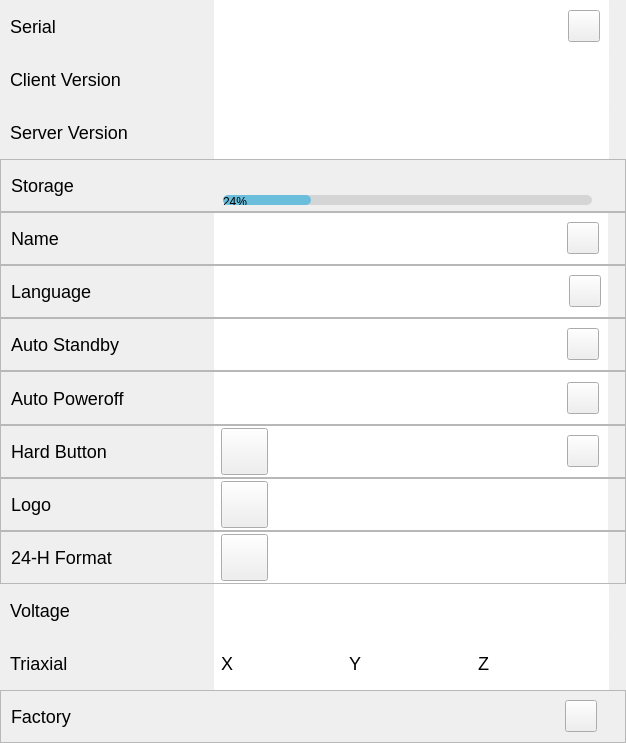
<?xml version="1.0" encoding="UTF-8"?>
<ui version="4.0">
 <class>VSOptionPage</class>
 <widget class="QWidget" name="VSOptionPage">
  <property name="geometry">
   <rect>
    <x>0</x>
    <y>0</y>
    <width>626</width>
    <height>743</height>
   </rect>
  </property>
  <property name="windowTitle">
   <string>Form</string>
  </property>
  <property name="styleSheet">
   <string notr="true">*{
	color: black;
}

QFrame#frame1_serial,QFrame#frame2_client_version,QFrame#frame3_server_version,QFrame#frame4_storage,QFrame#frame5_name,QFrame#frame6_lang,QFrame#frame7_standby,QFrame#frame8_auto_poweroff,QFrame#frame9_hardbutton,QFrame#frame10_logo, QFrame#frame11_24h, QFrame#frame12_voltage,QFrame#frame13_triaxial,QFrame#frame14_restore
{
	/*background-color: rgb(204, 222, 235);*/
	background-color: white;
	border: 0px solid transparent;	
}

QFrame#frame1_serial,QFrame#frame2_client_version,QFrame#frame3_server_version,QFrame#frame4_storage,QFrame#frame5_name,QFrame#frame6_lang,QFrame#frame7_standby,QFrame#frame8_auto_poweroff,QFrame#frame9_hardbutton,QFrame#frame10_logo,QFrame#frame11_24h,QFrame#frame12_voltage,QFrame#frame13_triaxial {
	border-bottom: 1px solid rgb(136, 138, 133);
}

QFrame#frame, QFrame#frame_1, QFrame#frame_2, QFrame#frame_3, QFrame#frame_4, QFrame#frame_5, QFrame#frame_6, QFrame#frame_7, QFrame#frame_8, QFrame#frame_9, QFrame#frame_10, QFrame#frame_11, QFrame#frame_12     {
	/*background-color: rgb(204, 222, 235); */
	background-color: white;
	border-radius: 1px;
}

QLabel {
	/*font: 15pt &quot;WenQuanYi Micro Hei Mono&quot;;*/
	font: 18px ;
}

QPushButton#button_serial, QPushButton#button_lan, QPushButton#button_restore,  QPushButton#button_name, QPushButton#button_standby, QPushButton#button_hard,  QPushButton#button_power {
	border-image: url(:/res/icons/ic_config.png);
	max-width: 30px;
	max-height: 30px;
	min-width: 30px;
	min-height: 30px;
}

QPushButton {
	max-width: 45px;
	max-height: 45px;
	min-width: 45px;
	min-height: 45px;
}

QProgressBar {
	max-height: 10px;
	min-height: 10px;
	border: 0px solid transparent;
	border-radius: 5px;
	/*background-color: #c1c1c1;*/
	background-color: #d5d5d5;
}

QProgressBar::chunk {
	border-radius: 5px;
	background: #6abedb;
}

QLabel#label_time_title_5, QLabel#label_serial_title, QLabel#label_version_title, QLabel#label_server_version_title, QLabel#label_storage_title,
QLabel#label_name_title, QLabel#label_lan_title, QLabel#label_stand_title,  QLabel#label_power_title,  QLabel#label_hardbutton_title,  QLabel#label_ts_title,  QLabel#label_stand_title,  QLabel#label_voltage_title, QLabel#label_triaxial_title, QLabel#label_restore_title {
	/*background-color: rgb(252, 233, 79);*/
	max-width: 125; 
	min-width: 125;
}</string>
  </property>
  <layout class="QVBoxLayout" name="verticalLayout" stretch="1,1,1,1,1,1,1,1,1,1,1,1,1,1">
   <property name="spacing">
    <number>0</number>
   </property>
   <property name="leftMargin">
    <number>0</number>
   </property>
   <property name="topMargin">
    <number>0</number>
   </property>
   <property name="rightMargin">
    <number>0</number>
   </property>
   <property name="bottomMargin">
    <number>0</number>
   </property>
   <item>
    <widget class="ItemFrame" name="frame1_serial">
     <property name="minimumSize">
      <size>
       <width>0</width>
       <height>0</height>
      </size>
     </property>
     <layout class="QHBoxLayout" name="horizontalLayout_21" stretch="2,1,6">
      <property name="leftMargin">
       <number>10</number>
      </property>
      <property name="topMargin">
       <number>0</number>
      </property>
      <property name="rightMargin">
       <number>17</number>
      </property>
      <property name="bottomMargin">
       <number>0</number>
      </property>
      <item>
       <widget class="QLabel" name="label_serial_title">
        <property name="text">
         <string>Serial</string>
        </property>
       </widget>
      </item>
      <item>
       <spacer name="spacer_9">
        <property name="orientation">
         <enum>Qt::Horizontal</enum>
        </property>
        <property name="sizeHint" stdset="0">
         <size>
          <width>259</width>
          <height>20</height>
         </size>
        </property>
       </spacer>
      </item>
      <item>
       <widget class="QFrame" name="frame_10">
        <property name="frameShape">
         <enum>QFrame::StyledPanel</enum>
        </property>
        <property name="frameShadow">
         <enum>QFrame::Raised</enum>
        </property>
        <layout class="QHBoxLayout" name="horizontalLayout_22">
         <property name="leftMargin">
          <number>7</number>
         </property>
         <property name="topMargin">
          <number>0</number>
         </property>
         <property name="bottomMargin">
          <number>0</number>
         </property>
         <item>
          <widget class="QLabel" name="label_serial">
           <property name="text">
            <string/>
           </property>
          </widget>
         </item>
         <item>
          <widget class="QPushButton" name="button_serial">
           <property name="styleSheet">
            <string notr="true"/>
           </property>
           <property name="text">
            <string/>
           </property>
          </widget>
         </item>
        </layout>
       </widget>
      </item>
     </layout>
    </widget>
   </item>
   <item>
    <widget class="QFrame" name="frame2_client_version">
     <property name="minimumSize">
      <size>
       <width>0</width>
       <height>0</height>
      </size>
     </property>
     <layout class="QHBoxLayout" name="horizontalLayout_2" stretch="2,1,6">
      <property name="leftMargin">
       <number>10</number>
      </property>
      <property name="topMargin">
       <number>0</number>
      </property>
      <property name="rightMargin">
       <number>17</number>
      </property>
      <property name="bottomMargin">
       <number>0</number>
      </property>
      <item>
       <widget class="QLabel" name="label_version_title">
        <property name="styleSheet">
         <string notr="true">font: 18px;</string>
        </property>
        <property name="text">
         <string>Client Version</string>
        </property>
       </widget>
      </item>
      <item>
       <spacer name="spacer">
        <property name="orientation">
         <enum>Qt::Horizontal</enum>
        </property>
        <property name="sizeHint" stdset="0">
         <size>
          <width>259</width>
          <height>20</height>
         </size>
        </property>
       </spacer>
      </item>
      <item>
       <widget class="QFrame" name="frame_9">
        <property name="frameShape">
         <enum>QFrame::StyledPanel</enum>
        </property>
        <property name="frameShadow">
         <enum>QFrame::Raised</enum>
        </property>
        <layout class="QHBoxLayout" name="horizontalLayout_19">
         <property name="leftMargin">
          <number>7</number>
         </property>
         <property name="topMargin">
          <number>0</number>
         </property>
         <property name="bottomMargin">
          <number>0</number>
         </property>
         <item>
          <widget class="QLabel" name="label_version">
           <property name="text">
            <string/>
           </property>
          </widget>
         </item>
        </layout>
       </widget>
      </item>
     </layout>
    </widget>
   </item>
   <item>
    <widget class="QFrame" name="frame3_server_version">
     <property name="minimumSize">
      <size>
       <width>0</width>
       <height>0</height>
      </size>
     </property>
     <layout class="QHBoxLayout" name="horizontalLayout_18" stretch="2,1,6">
      <property name="leftMargin">
       <number>10</number>
      </property>
      <property name="topMargin">
       <number>0</number>
      </property>
      <property name="rightMargin">
       <number>17</number>
      </property>
      <property name="bottomMargin">
       <number>0</number>
      </property>
      <item>
       <widget class="QLabel" name="label_server_version_title">
        <property name="text">
         <string>Server Version</string>
        </property>
       </widget>
      </item>
      <item>
       <spacer name="spacer_8">
        <property name="orientation">
         <enum>Qt::Horizontal</enum>
        </property>
        <property name="sizeHint" stdset="0">
         <size>
          <width>259</width>
          <height>20</height>
         </size>
        </property>
       </spacer>
      </item>
      <item>
       <widget class="QFrame" name="frame_8">
        <property name="frameShape">
         <enum>QFrame::StyledPanel</enum>
        </property>
        <property name="frameShadow">
         <enum>QFrame::Raised</enum>
        </property>
        <layout class="QHBoxLayout" name="horizontalLayout_20">
         <property name="leftMargin">
          <number>7</number>
         </property>
         <property name="topMargin">
          <number>0</number>
         </property>
         <property name="bottomMargin">
          <number>0</number>
         </property>
         <item>
          <widget class="QLabel" name="label_version_server">
           <property name="text">
            <string/>
           </property>
          </widget>
         </item>
        </layout>
       </widget>
      </item>
     </layout>
    </widget>
   </item>
   <item>
    <widget class="QFrame" name="frame4_storage">
     <property name="minimumSize">
      <size>
       <width>0</width>
       <height>0</height>
      </size>
     </property>
     <property name="frameShape">
      <enum>QFrame::StyledPanel</enum>
     </property>
     <property name="frameShadow">
      <enum>QFrame::Raised</enum>
     </property>
     <layout class="QHBoxLayout" name="horizontalLayout_3" stretch="2,1,6">
      <property name="leftMargin">
       <number>10</number>
      </property>
      <property name="topMargin">
       <number>0</number>
      </property>
      <property name="rightMargin">
       <number>27</number>
      </property>
      <property name="bottomMargin">
       <number>0</number>
      </property>
      <item>
       <widget class="QLabel" name="label_storage_title">
        <property name="text">
         <string>Storage</string>
        </property>
       </widget>
      </item>
      <item>
       <spacer name="horizontalSpacer_3">
        <property name="orientation">
         <enum>Qt::Horizontal</enum>
        </property>
        <property name="sizeHint" stdset="0">
         <size>
          <width>259</width>
          <height>20</height>
         </size>
        </property>
       </spacer>
      </item>
      <item>
       <layout class="QVBoxLayout" name="verticalLayout_2" stretch="0,0">
        <property name="leftMargin">
         <number>12</number>
        </property>
        <property name="topMargin">
         <number>5</number>
        </property>
        <property name="rightMargin">
         <number>6</number>
        </property>
        <property name="bottomMargin">
         <number>6</number>
        </property>
        <item>
         <widget class="QLabel" name="label_disk">
          <property name="styleSheet">
           <string notr="true">font: 16px;</string>
          </property>
          <property name="text">
           <string/>
          </property>
         </widget>
        </item>
        <item>
         <widget class="QProgressBar" name="bar_storage">
          <property name="value">
           <number>24</number>
          </property>
         </widget>
        </item>
       </layout>
      </item>
     </layout>
    </widget>
   </item>
   <item>
    <widget class="ItemFrame" name="frame5_name">
     <property name="minimumSize">
      <size>
       <width>0</width>
       <height>0</height>
      </size>
     </property>
     <property name="frameShape">
      <enum>QFrame::StyledPanel</enum>
     </property>
     <property name="frameShadow">
      <enum>QFrame::Raised</enum>
     </property>
     <layout class="QHBoxLayout" name="horizontalLayout_6" stretch="2,1,6">
      <property name="leftMargin">
       <number>10</number>
      </property>
      <property name="topMargin">
       <number>0</number>
      </property>
      <property name="rightMargin">
       <number>17</number>
      </property>
      <property name="bottomMargin">
       <number>0</number>
      </property>
      <item>
       <widget class="QLabel" name="label_name_title">
        <property name="text">
         <string>Name</string>
        </property>
       </widget>
      </item>
      <item>
       <spacer name="spacer_2">
        <property name="orientation">
         <enum>Qt::Horizontal</enum>
        </property>
        <property name="sizeHint" stdset="0">
         <size>
          <width>259</width>
          <height>20</height>
         </size>
        </property>
       </spacer>
      </item>
      <item>
       <widget class="QFrame" name="frame_3">
        <property name="frameShape">
         <enum>QFrame::StyledPanel</enum>
        </property>
        <property name="frameShadow">
         <enum>QFrame::Raised</enum>
        </property>
        <layout class="QHBoxLayout" name="horizontalLayout_9">
         <property name="leftMargin">
          <number>7</number>
         </property>
         <property name="topMargin">
          <number>0</number>
         </property>
         <property name="bottomMargin">
          <number>0</number>
         </property>
         <item>
          <widget class="QLabel" name="label_name">
           <property name="text">
            <string/>
           </property>
          </widget>
         </item>
         <item>
          <widget class="QPushButton" name="button_name">
           <property name="text">
            <string/>
           </property>
          </widget>
         </item>
        </layout>
       </widget>
      </item>
     </layout>
    </widget>
   </item>
   <item>
    <widget class="ItemFrame" name="frame6_lang">
     <property name="minimumSize">
      <size>
       <width>0</width>
       <height>0</height>
      </size>
     </property>
     <property name="frameShape">
      <enum>QFrame::StyledPanel</enum>
     </property>
     <property name="frameShadow">
      <enum>QFrame::Raised</enum>
     </property>
     <layout class="QHBoxLayout" name="horizontalLayout_4" stretch="2,1,6">
      <property name="leftMargin">
       <number>10</number>
      </property>
      <property name="topMargin">
       <number>0</number>
      </property>
      <property name="rightMargin">
       <number>17</number>
      </property>
      <property name="bottomMargin">
       <number>0</number>
      </property>
      <item>
       <widget class="QLabel" name="label_lan_title">
        <property name="text">
         <string>Language</string>
        </property>
       </widget>
      </item>
      <item>
       <spacer name="horizontalSpacer">
        <property name="orientation">
         <enum>Qt::Horizontal</enum>
        </property>
        <property name="sizeHint" stdset="0">
         <size>
          <width>195</width>
          <height>20</height>
         </size>
        </property>
       </spacer>
      </item>
      <item>
       <widget class="QFrame" name="frame">
        <property name="frameShape">
         <enum>QFrame::StyledPanel</enum>
        </property>
        <property name="frameShadow">
         <enum>QFrame::Raised</enum>
        </property>
        <layout class="QHBoxLayout" name="horizontalLayout_7">
         <property name="leftMargin">
          <number>7</number>
         </property>
         <property name="topMargin">
          <number>0</number>
         </property>
         <property name="rightMargin">
          <number>7</number>
         </property>
         <property name="bottomMargin">
          <number>0</number>
         </property>
         <item>
          <widget class="QLabel" name="label_lan">
           <property name="text">
            <string/>
           </property>
          </widget>
         </item>
         <item>
          <widget class="QPushButton" name="button_lan">
           <property name="text">
            <string/>
           </property>
          </widget>
         </item>
        </layout>
       </widget>
      </item>
     </layout>
    </widget>
   </item>
   <item>
    <widget class="ItemFrame" name="frame7_standby">
     <property name="minimumSize">
      <size>
       <width>0</width>
       <height>0</height>
      </size>
     </property>
     <property name="frameShape">
      <enum>QFrame::StyledPanel</enum>
     </property>
     <property name="frameShadow">
      <enum>QFrame::Raised</enum>
     </property>
     <layout class="QHBoxLayout" name="horizontalLayout_10" stretch="2,1,6">
      <property name="leftMargin">
       <number>10</number>
      </property>
      <property name="topMargin">
       <number>0</number>
      </property>
      <property name="rightMargin">
       <number>17</number>
      </property>
      <property name="bottomMargin">
       <number>0</number>
      </property>
      <item>
       <widget class="QLabel" name="label_stand_title">
        <property name="styleSheet">
         <string notr="true">font: 18px;</string>
        </property>
        <property name="text">
         <string>Auto Standby</string>
        </property>
       </widget>
      </item>
      <item>
       <spacer name="spacer_3">
        <property name="orientation">
         <enum>Qt::Horizontal</enum>
        </property>
        <property name="sizeHint" stdset="0">
         <size>
          <width>259</width>
          <height>20</height>
         </size>
        </property>
       </spacer>
      </item>
      <item>
       <widget class="QFrame" name="frame_4">
        <property name="frameShape">
         <enum>QFrame::StyledPanel</enum>
        </property>
        <property name="frameShadow">
         <enum>QFrame::Raised</enum>
        </property>
        <layout class="QHBoxLayout" name="horizontalLayout_11">
         <property name="leftMargin">
          <number>7</number>
         </property>
         <property name="topMargin">
          <number>0</number>
         </property>
         <property name="bottomMargin">
          <number>0</number>
         </property>
         <item>
          <widget class="QLabel" name="label_standby">
           <property name="text">
            <string/>
           </property>
          </widget>
         </item>
         <item>
          <widget class="QPushButton" name="button_standby">
           <property name="text">
            <string/>
           </property>
          </widget>
         </item>
        </layout>
       </widget>
      </item>
     </layout>
    </widget>
   </item>
   <item>
    <widget class="ItemFrame" name="frame8_auto_poweroff">
     <property name="minimumSize">
      <size>
       <width>0</width>
       <height>0</height>
      </size>
     </property>
     <property name="frameShape">
      <enum>QFrame::StyledPanel</enum>
     </property>
     <property name="frameShadow">
      <enum>QFrame::Raised</enum>
     </property>
     <layout class="QHBoxLayout" name="horizontalLayout_12" stretch="2,1,6">
      <property name="leftMargin">
       <number>10</number>
      </property>
      <property name="topMargin">
       <number>0</number>
      </property>
      <property name="rightMargin">
       <number>17</number>
      </property>
      <property name="bottomMargin">
       <number>0</number>
      </property>
      <item>
       <widget class="QLabel" name="label_power_title">
        <property name="text">
         <string>Auto Poweroff</string>
        </property>
       </widget>
      </item>
      <item>
       <spacer name="spacer_4">
        <property name="orientation">
         <enum>Qt::Horizontal</enum>
        </property>
        <property name="sizeHint" stdset="0">
         <size>
          <width>259</width>
          <height>20</height>
         </size>
        </property>
       </spacer>
      </item>
      <item>
       <widget class="QFrame" name="frame_5">
        <property name="frameShape">
         <enum>QFrame::StyledPanel</enum>
        </property>
        <property name="frameShadow">
         <enum>QFrame::Raised</enum>
        </property>
        <layout class="QHBoxLayout" name="horizontalLayout_13">
         <property name="leftMargin">
          <number>7</number>
         </property>
         <property name="topMargin">
          <number>0</number>
         </property>
         <property name="bottomMargin">
          <number>0</number>
         </property>
         <item>
          <widget class="QLabel" name="label_power">
           <property name="text">
            <string/>
           </property>
          </widget>
         </item>
         <item>
          <widget class="QPushButton" name="button_power">
           <property name="text">
            <string/>
           </property>
          </widget>
         </item>
        </layout>
       </widget>
      </item>
     </layout>
    </widget>
   </item>
   <item>
    <widget class="QFrame" name="frame9_hardbutton">
     <property name="minimumSize">
      <size>
       <width>0</width>
       <height>0</height>
      </size>
     </property>
     <property name="frameShape">
      <enum>QFrame::StyledPanel</enum>
     </property>
     <property name="frameShadow">
      <enum>QFrame::Raised</enum>
     </property>
     <layout class="QHBoxLayout" name="horizontalLayout_14" stretch="2,1,6">
      <property name="leftMargin">
       <number>10</number>
      </property>
      <property name="topMargin">
       <number>0</number>
      </property>
      <property name="rightMargin">
       <number>17</number>
      </property>
      <property name="bottomMargin">
       <number>0</number>
      </property>
      <item>
       <widget class="QLabel" name="label_hardbutton_title">
        <property name="text">
         <string>Hard Button</string>
        </property>
       </widget>
      </item>
      <item>
       <spacer name="spacer_5">
        <property name="orientation">
         <enum>Qt::Horizontal</enum>
        </property>
        <property name="sizeHint" stdset="0">
         <size>
          <width>259</width>
          <height>20</height>
         </size>
        </property>
       </spacer>
      </item>
      <item>
       <widget class="QFrame" name="frame_6">
        <property name="frameShape">
         <enum>QFrame::StyledPanel</enum>
        </property>
        <property name="frameShadow">
         <enum>QFrame::Raised</enum>
        </property>
        <layout class="QHBoxLayout" name="horizontalLayout_15" stretch="1,0,1">
         <property name="leftMargin">
          <number>7</number>
         </property>
         <property name="topMargin">
          <number>0</number>
         </property>
         <property name="bottomMargin">
          <number>0</number>
         </property>
         <item>
          <widget class="QPushButton" name="switch_hardbutton">
           <property name="text">
            <string/>
           </property>
          </widget>
         </item>
         <item>
          <spacer name="horizontalSpacer_4">
           <property name="orientation">
            <enum>Qt::Horizontal</enum>
           </property>
           <property name="sizeHint" stdset="0">
            <size>
             <width>40</width>
             <height>20</height>
            </size>
           </property>
          </spacer>
         </item>
         <item>
          <widget class="QPushButton" name="button_hard">
           <property name="text">
            <string/>
           </property>
          </widget>
         </item>
        </layout>
       </widget>
      </item>
     </layout>
    </widget>
   </item>
   <item>
    <widget class="QFrame" name="frame10_logo">
     <property name="minimumSize">
      <size>
       <width>0</width>
       <height>0</height>
      </size>
     </property>
     <property name="frameShape">
      <enum>QFrame::StyledPanel</enum>
     </property>
     <property name="frameShadow">
      <enum>QFrame::Raised</enum>
     </property>
     <layout class="QHBoxLayout" name="horizontalLayout_16" stretch="2,1,6">
      <property name="leftMargin">
       <number>10</number>
      </property>
      <property name="topMargin">
       <number>0</number>
      </property>
      <property name="rightMargin">
       <number>17</number>
      </property>
      <property name="bottomMargin">
       <number>0</number>
      </property>
      <item>
       <widget class="QLabel" name="label_time_title_5">
        <property name="text">
         <string>Logo</string>
        </property>
       </widget>
      </item>
      <item>
       <spacer name="spacer_6">
        <property name="orientation">
         <enum>Qt::Horizontal</enum>
        </property>
        <property name="sizeHint" stdset="0">
         <size>
          <width>259</width>
          <height>20</height>
         </size>
        </property>
       </spacer>
      </item>
      <item>
       <widget class="QFrame" name="frame_7">
        <property name="frameShape">
         <enum>QFrame::StyledPanel</enum>
        </property>
        <property name="frameShadow">
         <enum>QFrame::Raised</enum>
        </property>
        <layout class="QHBoxLayout" name="horizontalLayout_17" stretch="1,0">
         <property name="leftMargin">
          <number>7</number>
         </property>
         <property name="topMargin">
          <number>0</number>
         </property>
         <property name="bottomMargin">
          <number>0</number>
         </property>
         <item>
          <widget class="QPushButton" name="switch_logo">
           <property name="text">
            <string/>
           </property>
          </widget>
         </item>
         <item>
          <spacer name="horizontalSpacer_5">
           <property name="orientation">
            <enum>Qt::Horizontal</enum>
           </property>
           <property name="sizeHint" stdset="0">
            <size>
             <width>40</width>
             <height>20</height>
            </size>
           </property>
          </spacer>
         </item>
        </layout>
       </widget>
      </item>
     </layout>
    </widget>
   </item>
   <item>
    <widget class="QFrame" name="frame11_24h">
     <property name="minimumSize">
      <size>
       <width>0</width>
       <height>0</height>
      </size>
     </property>
     <property name="frameShape">
      <enum>QFrame::StyledPanel</enum>
     </property>
     <property name="frameShadow">
      <enum>QFrame::Raised</enum>
     </property>
     <layout class="QHBoxLayout" name="horizontalLayout_5" stretch="2,1,6">
      <property name="leftMargin">
       <number>10</number>
      </property>
      <property name="topMargin">
       <number>0</number>
      </property>
      <property name="rightMargin">
       <number>17</number>
      </property>
      <property name="bottomMargin">
       <number>0</number>
      </property>
      <item>
       <widget class="QLabel" name="label_ts_title">
        <property name="text">
         <string>24-H Format</string>
        </property>
       </widget>
      </item>
      <item>
       <spacer name="horizontalSpacer_2">
        <property name="orientation">
         <enum>Qt::Horizontal</enum>
        </property>
        <property name="sizeHint" stdset="0">
         <size>
          <width>195</width>
          <height>20</height>
         </size>
        </property>
       </spacer>
      </item>
      <item>
       <widget class="QFrame" name="frame_2">
        <property name="frameShape">
         <enum>QFrame::StyledPanel</enum>
        </property>
        <property name="frameShadow">
         <enum>QFrame::Raised</enum>
        </property>
        <layout class="QHBoxLayout" name="horizontalLayout_8" stretch="0,1">
         <property name="leftMargin">
          <number>7</number>
         </property>
         <property name="topMargin">
          <number>0</number>
         </property>
         <property name="bottomMargin">
          <number>0</number>
         </property>
         <item>
          <widget class="QPushButton" name="button_24h">
           <property name="text">
            <string/>
           </property>
          </widget>
         </item>
         <item>
          <spacer name="horizontalSpacer_6">
           <property name="orientation">
            <enum>Qt::Horizontal</enum>
           </property>
           <property name="sizeHint" stdset="0">
            <size>
             <width>40</width>
             <height>20</height>
            </size>
           </property>
          </spacer>
         </item>
        </layout>
       </widget>
      </item>
     </layout>
    </widget>
   </item>
   <item>
    <widget class="QFrame" name="frame12_voltage">
     <property name="minimumSize">
      <size>
       <width>0</width>
       <height>0</height>
      </size>
     </property>
     <layout class="QHBoxLayout" name="horizontalLayout_23" stretch="2,1,6">
      <property name="leftMargin">
       <number>10</number>
      </property>
      <property name="topMargin">
       <number>0</number>
      </property>
      <property name="rightMargin">
       <number>17</number>
      </property>
      <property name="bottomMargin">
       <number>0</number>
      </property>
      <item>
       <widget class="QLabel" name="label_voltage_title">
        <property name="text">
         <string>Voltage</string>
        </property>
       </widget>
      </item>
      <item>
       <spacer name="spacer_10">
        <property name="orientation">
         <enum>Qt::Horizontal</enum>
        </property>
        <property name="sizeHint" stdset="0">
         <size>
          <width>259</width>
          <height>20</height>
         </size>
        </property>
       </spacer>
      </item>
      <item>
       <widget class="QFrame" name="frame_11">
        <property name="frameShape">
         <enum>QFrame::StyledPanel</enum>
        </property>
        <property name="frameShadow">
         <enum>QFrame::Raised</enum>
        </property>
        <layout class="QHBoxLayout" name="horizontalLayout_24">
         <property name="leftMargin">
          <number>7</number>
         </property>
         <property name="topMargin">
          <number>0</number>
         </property>
         <property name="bottomMargin">
          <number>0</number>
         </property>
         <item>
          <widget class="QLabel" name="label_version_3">
           <property name="text">
            <string/>
           </property>
          </widget>
         </item>
        </layout>
       </widget>
      </item>
     </layout>
    </widget>
   </item>
   <item>
    <widget class="QFrame" name="frame13_triaxial">
     <property name="minimumSize">
      <size>
       <width>0</width>
       <height>0</height>
      </size>
     </property>
     <layout class="QHBoxLayout" name="horizontalLayout_25" stretch="2,1,6">
      <property name="leftMargin">
       <number>10</number>
      </property>
      <property name="topMargin">
       <number>0</number>
      </property>
      <property name="rightMargin">
       <number>17</number>
      </property>
      <property name="bottomMargin">
       <number>0</number>
      </property>
      <item>
       <widget class="QLabel" name="label_triaxial_title">
        <property name="text">
         <string>Triaxial</string>
        </property>
       </widget>
      </item>
      <item>
       <spacer name="spacer_11">
        <property name="orientation">
         <enum>Qt::Horizontal</enum>
        </property>
        <property name="sizeHint" stdset="0">
         <size>
          <width>259</width>
          <height>20</height>
         </size>
        </property>
       </spacer>
      </item>
      <item>
       <widget class="QFrame" name="frame_12">
        <property name="frameShape">
         <enum>QFrame::StyledPanel</enum>
        </property>
        <property name="frameShadow">
         <enum>QFrame::Raised</enum>
        </property>
        <layout class="QHBoxLayout" name="horizontalLayout_26" stretch="0,1,0,1,0,1">
         <property name="spacing">
          <number>5</number>
         </property>
         <property name="leftMargin">
          <number>7</number>
         </property>
         <property name="topMargin">
          <number>0</number>
         </property>
         <property name="bottomMargin">
          <number>0</number>
         </property>
         <item>
          <widget class="QLabel" name="label_x">
           <property name="text">
            <string>X</string>
           </property>
          </widget>
         </item>
         <item>
          <widget class="QLabel" name="tri_x">
           <property name="text">
            <string/>
           </property>
          </widget>
         </item>
         <item>
          <widget class="QLabel" name="label_y">
           <property name="text">
            <string>Y</string>
           </property>
          </widget>
         </item>
         <item>
          <widget class="QLabel" name="tri_y">
           <property name="text">
            <string/>
           </property>
          </widget>
         </item>
         <item>
          <widget class="QLabel" name="label_z">
           <property name="text">
            <string>Z</string>
           </property>
          </widget>
         </item>
         <item>
          <widget class="QLabel" name="tri_z">
           <property name="text">
            <string/>
           </property>
          </widget>
         </item>
        </layout>
       </widget>
      </item>
     </layout>
    </widget>
   </item>
   <item>
    <widget class="ItemFrame" name="frame14_restore">
     <property name="minimumSize">
      <size>
       <width>0</width>
       <height>0</height>
      </size>
     </property>
     <property name="frameShape">
      <enum>QFrame::StyledPanel</enum>
     </property>
     <property name="frameShadow">
      <enum>QFrame::Raised</enum>
     </property>
     <layout class="QHBoxLayout" name="horizontalLayout" stretch="2,6,1">
      <property name="leftMargin">
       <number>10</number>
      </property>
      <property name="topMargin">
       <number>0</number>
      </property>
      <property name="rightMargin">
       <number>28</number>
      </property>
      <property name="bottomMargin">
       <number>0</number>
      </property>
      <item>
       <widget class="QLabel" name="label_restore_title">
        <property name="text">
         <string>Factory</string>
        </property>
       </widget>
      </item>
      <item>
       <spacer name="spacer_7">
        <property name="orientation">
         <enum>Qt::Horizontal</enum>
        </property>
        <property name="sizeHint" stdset="0">
         <size>
          <width>259</width>
          <height>20</height>
         </size>
        </property>
       </spacer>
      </item>
      <item>
       <widget class="QPushButton" name="button_restore">
        <property name="text">
         <string/>
        </property>
       </widget>
      </item>
     </layout>
    </widget>
   </item>
  </layout>
 </widget>
 <customwidgets>
  <customwidget>
   <class>ItemFrame</class>
   <extends>QFrame</extends>
   <header location="global">vsoptionpage.h</header>
   <container>1</container>
  </customwidget>
 </customwidgets>
 <resources/>
 <connections/>
</ui>
